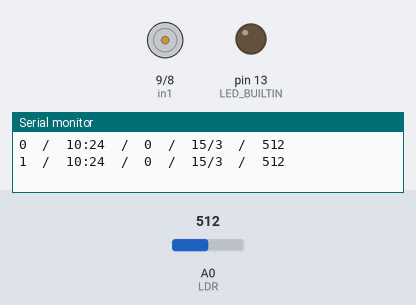
Bench run of a sketch on a simulated Arduino Uno, built with avr-gcc and run on an emulated ATmega328P. On the bench: motor-driver pin pairs drawn as motors (green arrow = first pin HIGH = forward, orange = second pin HIGH = backward, longer = more drive, scaled by the enable pin), output pins drawn as LEDs (lit = HIGH), the last lines printed to the serial monitor. The test bench sets the inputs (shaded band); at power-on: A0 (LDR) = 512. The local clock reads 2024-03-15 10:24:30 at power-on unless the sketch sets it.

Above: at 5.3 s.
5.4 s: A0 (LDR) set to 11
7.1 s: A0 (LDR) set to 8
At 8.5 s:
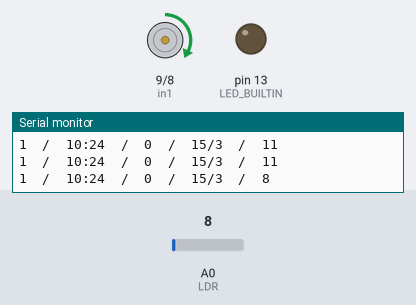
11.5 s: A0 (LDR) set to 30
At 13.1 s:
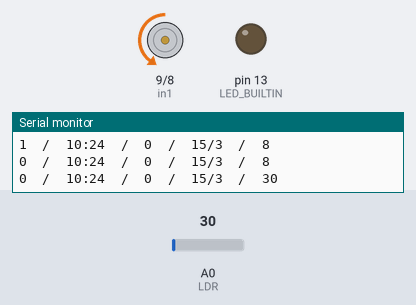
15.9 s: A0 (LDR) set to 0
At 17.8 s:
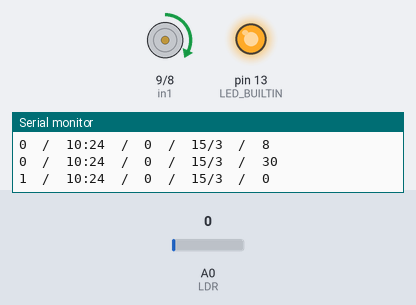
20.3 s: A0 (LDR) set to 32
At 25.1 s:
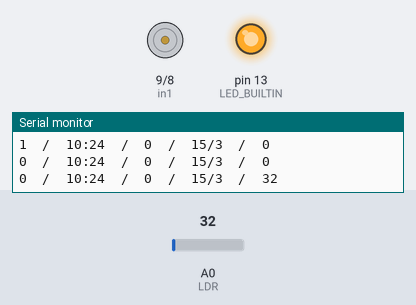
Timing chart, 0 to 25.7 s (numbered marks = the images above; inputs shaded):
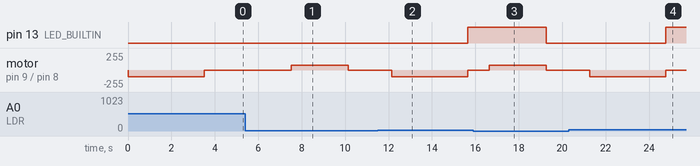

The sketch:

coop_door_code.ino
```cpp
/*H**********************************************************************
* FILENAME :        coop_door_code.ino
*
* DESCRIPTION :
*       Arduino code for chicken coop door
*       Open and close at set time
*
* NOTES :
*       Download ds3231 lib here:
*         https://github.com/rodan/ds3231
*
* AUTHOR :    MAEGHT Loan        START DATE :    26 Jul 20
*
*
*H*/
// import
#include <Wire.h>
#include <ds3231.h>

// motor one
int enA = 10;
int in1 = 9;
int in2 = 8;
// set speed to 200 out of possible range 0~255
int speedd = 100;
// duration the motor run, depend on the height of the door
int timee = 3500;

// light sensor pin
const int LDR = A0;

// door position 0 close 1 open
int door_satus = 0;

// winter time
int spring_time =0;

// light sensor value
int input_val;


struct ts t;
void setup()
{
  Wire.begin();
  DS3231_init(DS3231_CONTROL_INTCN);
  // set all the motor control pins to outputs
  pinMode(enA, OUTPUT);
  pinMode(in1, OUTPUT);
  pinMode(in2, OUTPUT);
  Serial.begin(9600);

}
void openn()
{
  // this function will run the motors at a fixed speed
  // turn on motor A
  digitalWrite(in1, LOW);
  digitalWrite(in2, HIGH);
  // apply speed
  analogWrite(enA, speedd);
  // waiting set time (4s)
  delay(timee);


  // now turn off motors
  digitalWrite(in1, LOW);
  digitalWrite(in2, LOW);


}
void closee()
{
  // this function will run the motors s at a fixed speed
  // turn on motor A
  digitalWrite(in1, HIGH);
  digitalWrite(in2, LOW);
  // apply speed with reduction because de motor goes faster on descend
  analogWrite(enA, speedd-30);
  // waiting set time (4s)
  delay(timee*0.75);


  // now turn off motors
  digitalWrite(in1, LOW);
  digitalWrite(in2, LOW);
  pinMode(LED_BUILTIN, OUTPUT);


}
void loop()
{


  DS3231_get(&t);// read clock
  input_val = analogRead(LDR);// read light sensor

  // manage spring time
  if (t.mon >= 4 && t.mon <= 10){
    spring_time = 1;
  }else{
    spring_time = 0;
  }

//Débug
  Serial.print(door_satus);
  Serial.print("  /  ");
  Serial.print(t.hour+spring_time);
  Serial.print(":");
  Serial.print(t.min);
  Serial.print("  /  ");
  Serial.print(spring_time);
  Serial.print("  /  ");
  Serial.print(t.mday);
  Serial.print("/");
  Serial.print(t.mon);
  Serial.print("  /  ");
  Serial.println(input_val);


  if (door_satus == 0) // if door is close
  {
    if ( input_val > 20){ // if there is some light
      if (t.hour + spring_time >= 9 ){ //if it is past 9 o'clock

        if (t.hour + spring_time < 20 + (spring_time*2)){ // if it is before 20 o'clock or 23 in winter
      openn(); // then open the door
      digitalWrite(LED_BUILTIN, HIGH); //set the arduino led to ON for debuging
      door_satus = 1;}} // save that the door is open

    }
  }
  else{
    if ( input_val < 10 || t.hour + spring_time >= 22 ){ // if it is dark or past 22
      closee(); // close the door
      digitalWrite(LED_BUILTIN, LOW); // turn of the LED indicator
      door_satus = 0;// save door position as close

    }
  }


  delay(1000);

}
```

Measured:
- the behaviour switches between 10 and 9 on A0 (LDR) (found by bisection; images 0 and 1)
- after the input at 7.1 s, motor on pin 9 (in1) / pin 8 (in2): stopped → forward 70/255 after 0.41 s, → stopped 2.6 s later
- after the input at 11.5 s, pin 13 (LED_BUILTIN): LOW → HIGH after 4.1 s; motor on pin 9 (in1) / pin 8 (in2): stopped → backward 100/255 after 0.64 s, → stopped 3.5 s later
- after the input at 15.9 s, pin 13 (LED_BUILTIN): HIGH → LOW after 3.4 s; motor on pin 9 (in1) / pin 8 (in2): stopped → forward 70/255 after 0.75 s, → stopped 2.6 s later
- after the input at 20.3 s, pin 13 (LED_BUILTIN): LOW → HIGH after 4.5 s; motor on pin 9 (in1) / pin 8 (in2): stopped → backward 100/255 after 0.97 s, → stopped 3.5 s later
